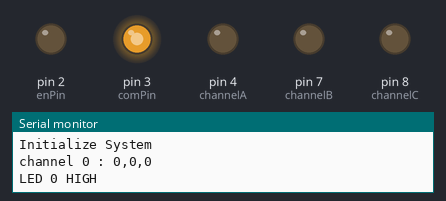
Bench run of a sketch on a simulated Arduino Uno, built with avr-gcc and run on an emulated ATmega328P. Parts: output pins drawn as LEDs (lit = HIGH), the last lines printed to the serial monitor.

Above: at 0.05 s.
At 0.35 s:
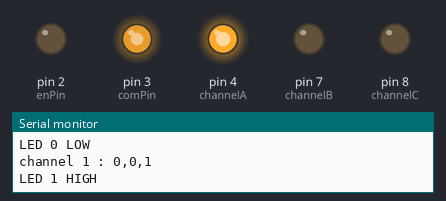
At 0.55 s:
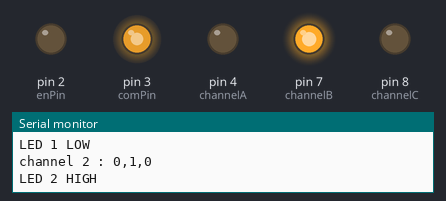
At 0.75 s:
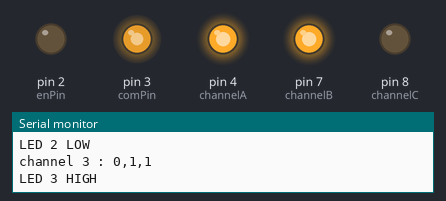
At 1.15 s:
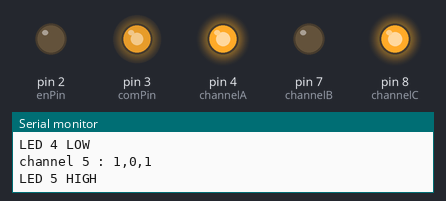
At 1.55 s:
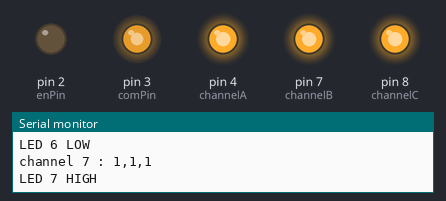
Timing chart, 0 to 3.0 s (numbered marks = the images above):
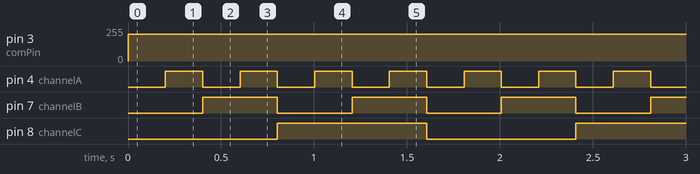

Measured:
- by itself, pin 3 (comPin): 0/255 → 200/255 at 0.00 s
- by itself, pin 4 (channelA): alternates HIGH for 0.20 s and LOW for 0.20 s
- by itself, pin 7 (channelB): alternates HIGH for 0.40 s and LOW for 0.40 s
- by itself, pin 8 (channelC): alternates HIGH for 0.80 s and LOW for 0.80 s

The sketch:

using_multiplexer_with_arduino.ino
```cpp
//Constants
#define number_of_mux 1
#define numOfMuxPins number_of_mux * 8
#define enPin 2
#define channelA 4
#define channelB 7
#define channelC 8
//Parameters
const int comPin 	= 3;
void setup(){
//Init Serial USB
Serial.begin(9600);
Serial.println(F("Initialize System"));
//Init CD4051B
 	pinMode(channelA, OUTPUT);
 	pinMode(channelB, OUTPUT);
 	pinMode(channelC, OUTPUT);
 	pinMode(enPin, OUTPUT);
 	digitalWrite(channelA, LOW);
 	digitalWrite(channelB, LOW);
 	digitalWrite(channelC, LOW);
 	digitalWrite(enPin, LOW);
}
void loop(){
MuxLED();
}
void selectChannel(int chnl){/* function selectChannel */
//// Select channel of the multiplexer
 	int A = bitRead(chnl,0); //Take first bit from binary value of i channel.
 	int B = bitRead(chnl,1); //Take second bit from binary value of i channel.
 	int C = bitRead(chnl,2); //Take third bit from value of i channel.
 	digitalWrite(channelA, A);
 	digitalWrite(channelB, B);
 	digitalWrite(channelC, C);

 	Serial.print(F("channel "));Serial.print(chnl);Serial.print(F(" : "));
 	Serial.print(C);
 	Serial.print(F(","));
 	Serial.print(B);
 	Serial.print(F(","));
 	Serial.print(A);
 	Serial.println();
}
void MuxLED(){/* function MuxLED */
//// blink leds
for(int i = 0; i < 	numOfMuxPins; i++){
 			selectChannel(i);
 			Serial.print(F("LED "));Serial.print(i);Serial.println(F(" HIGH"));
 			analogWrite(comPin,200);
 			delay(200);
 			Serial.print(F("LED "));Serial.print(i);Serial.println(F(" LOW"));
 			analogWrite(comPin,0);
 					}
}
```
